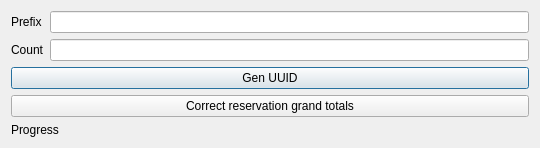
<?xml version="1.0" encoding="UTF-8"?>
<ui version="4.0">
 <class>DlgUtils</class>
 <widget class="QDialog" name="DlgUtils">
  <property name="geometry">
   <rect>
    <x>0</x>
    <y>0</y>
    <width>540</width>
    <height>141</height>
   </rect>
  </property>
  <property name="windowTitle">
   <string>Utils</string>
  </property>
  <layout class="QGridLayout" name="gridLayout">
   <item row="0" column="0">
    <widget class="QLabel" name="label">
     <property name="text">
      <string>Prefix</string>
     </property>
    </widget>
   </item>
   <item row="2" column="0" colspan="2">
    <widget class="QPushButton" name="btnGenNumbers">
     <property name="text">
      <string>Gen UUID</string>
     </property>
    </widget>
   </item>
   <item row="0" column="1">
    <widget class="QLineEdit" name="lePrefix"/>
   </item>
   <item row="3" column="0" colspan="2">
    <widget class="QPushButton" name="btnCorrectReservGrantTotal">
     <property name="text">
      <string>Correct reservation grand totals</string>
     </property>
    </widget>
   </item>
   <item row="1" column="0">
    <widget class="QLabel" name="label_2">
     <property name="text">
      <string>Count</string>
     </property>
    </widget>
   </item>
   <item row="1" column="1">
    <widget class="QLineEdit" name="leCount"/>
   </item>
   <item row="4" column="0" colspan="2">
    <widget class="QLabel" name="lbInfo">
     <property name="text">
      <string>Progress</string>
     </property>
    </widget>
   </item>
  </layout>
 </widget>
 <resources/>
 <connections/>
</ui>
